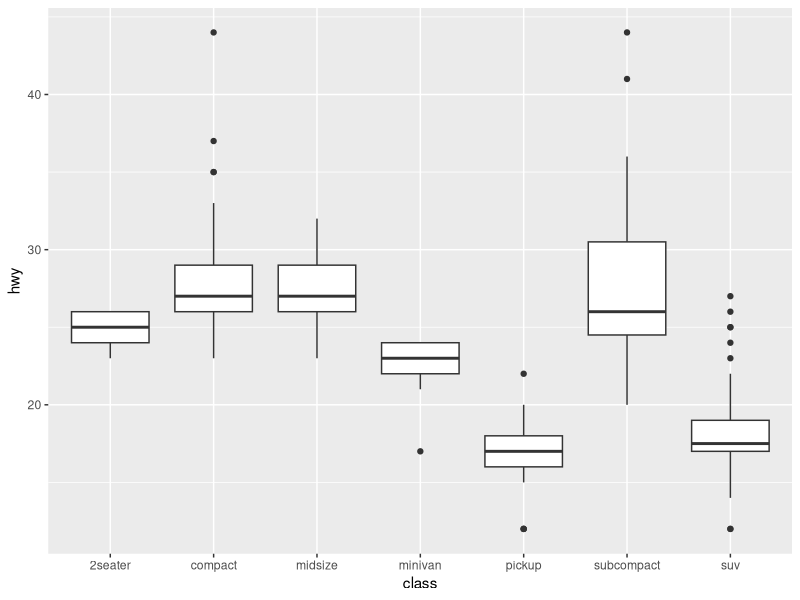
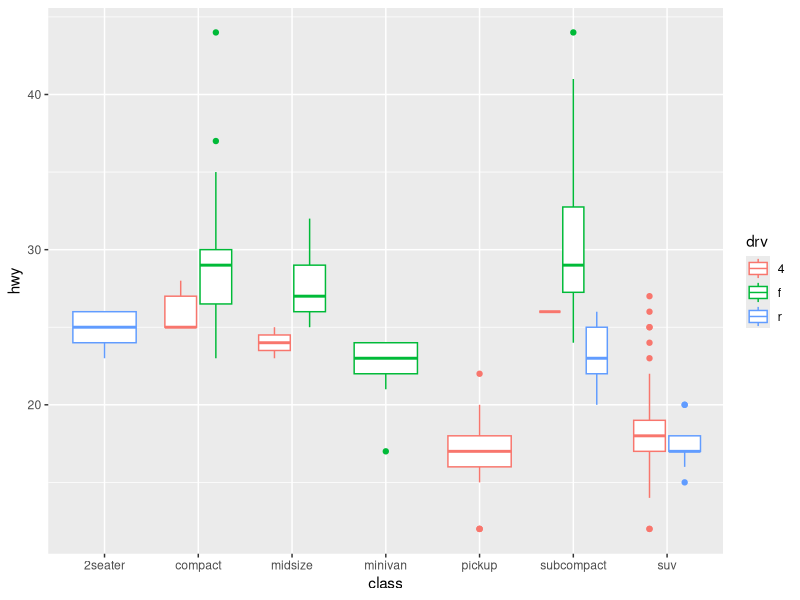

The R source for these figures, in order:
## ---- chunk 1
1+1
2*5
5/5
2^3
((1^3)*4)/7
## ---- chunk 2
print ('Thalia, te amo')

exp(5) #exponencial de 5

factorial(5) #fatorial de 5

sqrt(15) #raiz quadrada de 10

choose(20,2) #permutação de quatro, dois a dois

mean(c(10, 30, 69, 110, 203, 1000)) #tira a média dos valores dentro da c()

## ---- chunk 3
2+2 == 4 #testa se 2+2 é igual a 4

1+2 > 5 #testa se 1+2 é maior que 5

1 != 2 #testa se 1 é diferente de dois

'bananas' == 'laranjas' #testa se bananas e laranjas são a mesma coisa
## ---- chunk 4
x <- ("Olá, Mundo")
x
## ---- chunk 5
um <- 1
dois <- 2

um + dois
## ---- chunk 6
numeros <- c(100, 200, 300)
nomes <- c('Cateline', 'Renan', 'Pablo')#note a existencia do 'c' antes do '()', ele indica 'concatenar', ou seja, e em seguida haverá um parenteses com diversos valores dentro
amigos <- data.frame(nomes, numeros)
amigos
## ---- chunk 7
carros <- ggplot2::mpg
#confira a tabela
carros
## ---- chunk 8
library(ggplot2)

graf <- ggplot(data= carros, aes(x= class, y= hwy)) + #chama a função ggplot, ela indica ao R que aqui começará um gráfico. Aqui também indicamos que os dados (data) estão em carros.
  geom_boxplot()

graf
## ---- chunk 9
graf_colour <- ggplot(data= carros, aes(x= class, y= hwy)) +
  geom_boxplot(aes(colour= drv))

graf_colour
